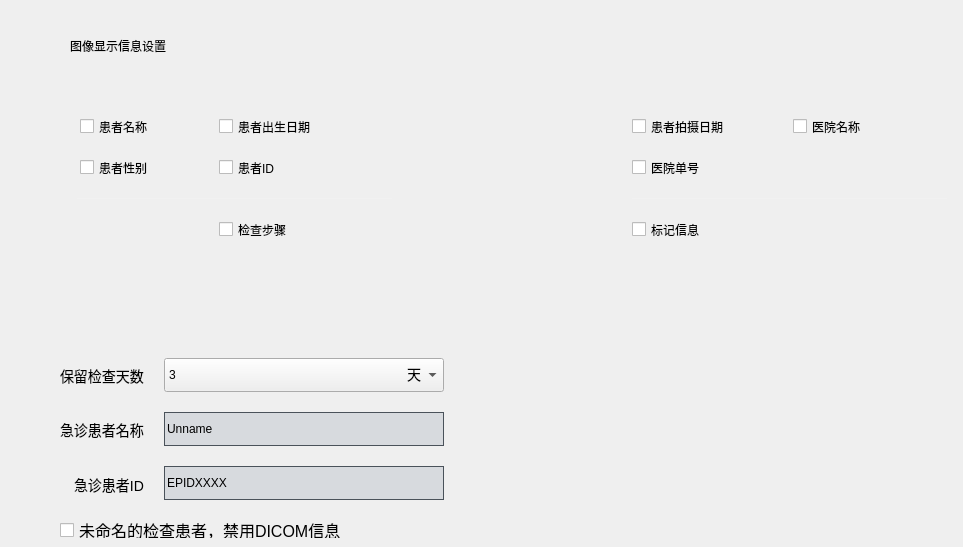
     <widget class="QCfgPatientInfoPage" name="page_3">
      <widget class="QLabel" name="label_3">
       <property name="geometry">
        <rect>
         <x>70</x>
         <y>30</y>
         <width>151</width>
         <height>31</height>
        </rect>
       </property>
       <property name="text">
        <string>图像显示信息设置</string>
       </property>
      </widget>
      <widget class="QCheckBox" name="patientInfo_name">
       <property name="geometry">
        <rect>
         <x>80</x>
         <y>118</y>
         <width>161</width>
         <height>17</height>
        </rect>
       </property>
       <property name="text">
        <string>患者名称</string>
       </property>
      </widget>
      <widget class="QCheckBox" name="patientInfo_Gender">
       <property name="geometry">
        <rect>
         <x>80</x>
         <y>159</y>
         <width>161</width>
         <height>17</height>
        </rect>
       </property>
       <property name="text">
        <string>患者性别</string>
       </property>
      </widget>
      <widget class="QCheckBox" name="patientInfo_BirthDate">
       <property name="geometry">
        <rect>
         <x>219</x>
         <y>118</y>
         <width>131</width>
         <height>17</height>
        </rect>
       </property>
       <property name="text">
        <string>患者出生日期</string>
       </property>
      </widget>
      <widget class="QCheckBox" name="patientInfo_id">
       <property name="geometry">
        <rect>
         <x>219</x>
         <y>159</y>
         <width>101</width>
         <height>17</height>
        </rect>
       </property>
       <property name="text">
        <string>患者ID</string>
       </property>
      </widget>
      <widget class="QLabel" name="label_75">
       <property name="geometry">
        <rect>
         <x>77</x>
         <y>198</y>
         <width>315</width>
         <height>1</height>
        </rect>
       </property>
       <property name="styleSheet">
        <string notr="true">QLabel{
	background:rgba(255,255,255,0.1);

}</string>
       </property>
       <property name="text">
        <string/>
       </property>
      </widget>
      <widget class="QLabel" name="label_76">
       <property name="geometry">
        <rect>
         <x>412</x>
         <y>98</y>
         <width>200</width>
         <height>200</height>
        </rect>
       </property>
       <property name="text">
        <string/>
       </property>
       <property name="pixmap">
        <pixmap resource="../../CArmWorkStation.qrc">:/SysConfig/ImageSource/SysConfig/palmImg.png</pixmap>
       </property>
      </widget>
      <widget class="QCheckBox" name="patientInfo_hospitalNum">
       <property name="geometry">
        <rect>
         <x>632</x>
         <y>159</y>
         <width>161</width>
         <height>17</height>
        </rect>
       </property>
       <property name="text">
        <string>医院单号</string>
       </property>
      </widget>
      <widget class="QCheckBox" name="patientInfo_hospitalName">
       <property name="geometry">
        <rect>
         <x>793</x>
         <y>118</y>
         <width>161</width>
         <height>17</height>
        </rect>
       </property>
       <property name="text">
        <string>医院名称</string>
       </property>
      </widget>
      <widget class="QCheckBox" name="patientInfo_scanDate">
       <property name="geometry">
        <rect>
         <x>632</x>
         <y>118</y>
         <width>161</width>
         <height>17</height>
        </rect>
       </property>
       <property name="text">
        <string>患者拍摄日期</string>
       </property>
      </widget>
      <widget class="QCheckBox" name="patientInfo_studyPart">
       <property name="geometry">
        <rect>
         <x>219</x>
         <y>221</y>
         <width>111</width>
         <height>17</height>
        </rect>
       </property>
       <property name="text">
        <string>检查步骤</string>
       </property>
      </widget>
      <widget class="QCheckBox" name="patientInfo_marker">
       <property name="geometry">
        <rect>
         <x>632</x>
         <y>221</y>
         <width>161</width>
         <height>17</height>
        </rect>
       </property>
       <property name="text">
        <string>标记信息</string>
       </property>
      </widget>
      <widget class="QLabel" name="label_77">
       <property name="geometry">
        <rect>
         <x>60</x>
         <y>368</y>
         <width>101</width>
         <height>16</height>
        </rect>
       </property>
       <property name="styleSheet">
        <string notr="true">QLabel{
	font:14px

}</string>
       </property>
       <property name="text">
        <string>保留检查天数</string>
       </property>
      </widget>
      <widget class="QLabel" name="label_78">
       <property name="geometry">
        <rect>
         <x>60</x>
         <y>422</y>
         <width>101</width>
         <height>16</height>
        </rect>
       </property>
       <property name="styleSheet">
        <string notr="true">QLabel{
	font:14px

}</string>
       </property>
       <property name="text">
        <string>急诊患者名称</string>
       </property>
      </widget>
      <widget class="QLabel" name="label_79">
       <property name="geometry">
        <rect>
         <x>74</x>
         <y>477</y>
         <width>101</width>
         <height>16</height>
        </rect>
       </property>
       <property name="styleSheet">
        <string notr="true">QLabel{
	font:14px

}</string>
       </property>
       <property name="text">
        <string>急诊患者ID</string>
       </property>
      </widget>
      <widget class="QComboBox" name="SeriesTypeBox_3">
       <property name="geometry">
        <rect>
         <x>164</x>
         <y>358</y>
         <width>280</width>
         <height>34</height>
        </rect>
       </property>
       <property name="minimumSize">
        <size>
         <width>280</width>
         <height>34</height>
        </size>
       </property>
       <property name="maximumSize">
        <size>
         <width>280</width>
         <height>34</height>
        </size>
       </property>
       <property name="styleSheet">
        <string notr="true">QComboBox
{
border: 1px solid rgba(74,82,90,1);
border-radius:2px;
background:rgba(118, 133, 154, 0.2);
color:#B4C4D9;
font:normal 14px  Microsoft YaHei;
}
QComboBox QAbstractItemView::item
{
height: 34px;
}
QComboBox:focus
{
border:3px solid #9dadc1;
border-radius:6px
}
QComboBox::down-arrow
{
image: url(:/CArmWorkStation/ImageSource/Patient/Doc_list_btn_pulldown_nor.png);
height:30px;
width:30px;
}
QComboBox:drop-down
{
subcontrol-origin: padding; 
subcontrol-position: top right;
min-width: 20px;border:none;
}
QListView::item
{
padding-left:30px;
background:0000ff;
color:#ffffff;
font:normal 16px Microsoft YaHei;
}
QComboBox:disabled
{
background:rgba(118, 133, 154, 0.05);
border: 1px solid rgba(74,82,90,0.5);
QSpinBox:disabled
{
background:rgba(118, 133, 154, 0.05);
border: 1px solid rgba(74,82,90,0.5);
color: rgba(180, 196, 217, 0.6);
}
}</string>
       </property>
       <item>
        <property name="text">
         <string>3</string>
        </property>
       </item>
       <item>
        <property name="text">
         <string>4</string>
        </property>
       </item>
       <item>
        <property name="text">
         <string>5</string>
        </property>
       </item>
      </widget>
      <widget class="QLabel" name="label_82">
       <property name="geometry">
        <rect>
         <x>632</x>
         <y>198</y>
         <width>315</width>
         <height>1</height>
        </rect>
       </property>
       <property name="styleSheet">
        <string notr="true">QLabel{
	background:rgba(255,255,255,0.1);

}</string>
       </property>
       <property name="text">
        <string/>
       </property>
      </widget>
      <widget class="QLabel" name="label_83">
       <property name="geometry">
        <rect>
         <x>407</x>
         <y>363</y>
         <width>16</width>
         <height>21</height>
        </rect>
       </property>
       <property name="styleSheet">
        <string notr="true">QLabel{
	background:rgba(118, 133, 154, 0);
	font:14px;
}</string>
       </property>
       <property name="text">
        <string>天</string>
       </property>
      </widget>
      <widget class="QCheckBox" name="checkBox_36">
       <property name="geometry">
        <rect>
         <x>60</x>
         <y>522</y>
         <width>391</width>
         <height>16</height>
        </rect>
       </property>
       <property name="styleSheet">
        <string notr="true">QCheckBox{

	font:16px;

}</string>
       </property>
       <property name="text">
        <string>未命名的检查患者，禁用DICOM信息</string>
       </property>
      </widget>
      <widget class="QLineEdit" name="lineEdit_5">
       <property name="geometry">
        <rect>
         <x>164</x>
         <y>412</y>
         <width>280</width>
         <height>34</height>
        </rect>
       </property>
       <property name="styleSheet">
        <string notr="true">QLineEdit{

	background:rgba(118,133,154,0.2);
	border:1px solid rgba(74,82,90,1);

}</string>
       </property>
       <property name="text">
        <string>Unname</string>
       </property>
      </widget>
      <widget class="QLineEdit" name="lineEdit_6">
       <property name="geometry">
        <rect>
         <x>164</x>
         <y>466</y>
         <width>280</width>
         <height>34</height>
        </rect>
       </property>
       <property name="styleSheet">
        <string notr="true">QLineEdit{

	background:rgba(118,133,154,0.2);
	border:1px solid rgba(74,82,90,1);

}</string>
       </property>
       <property name="text">
        <string>EPIDXXXX</string>
       </property>
      </widget>
     </widget>
